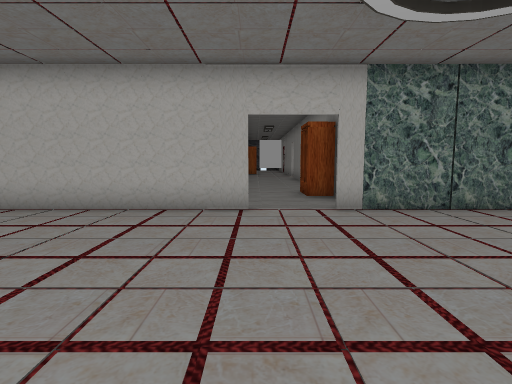
View 1 (above)

15 first-person views from a walk through a 3-D level made in the Unity game engine. The camera is 1.3 m above the floor, tilts 6° down and sees 80° across. The floor is counted in squares, 1.22 m on a side. Each view is taken from the middle of a square. On the plan, view 1 faces up. The plan holds only what a view shows up to about 12 squares ahead; the rest is blank. The place goes on beyond the plan. The player character is not drawn. Some animated figures are not drawn. Door leaves are left out, so doorways stand open. Some surface patterns are stand-ins.

View 2
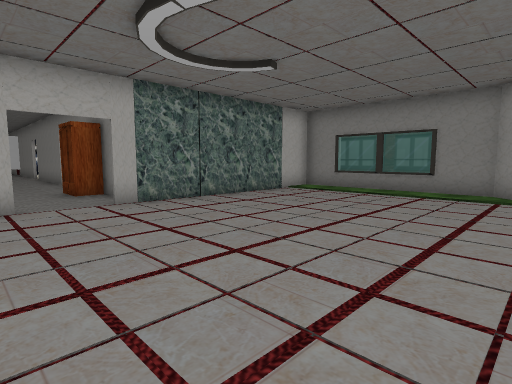

View 3
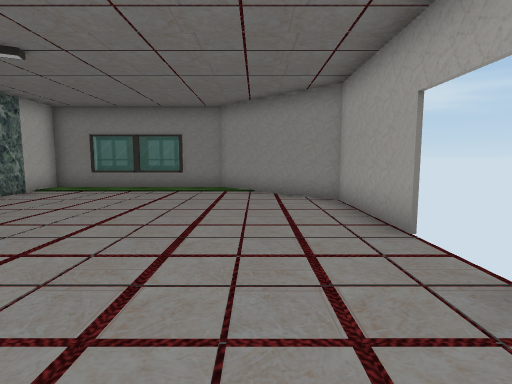

View 4
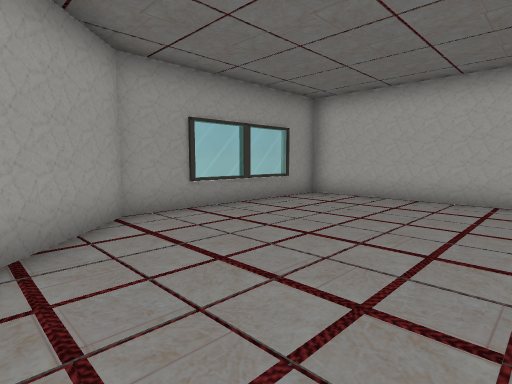

View 5
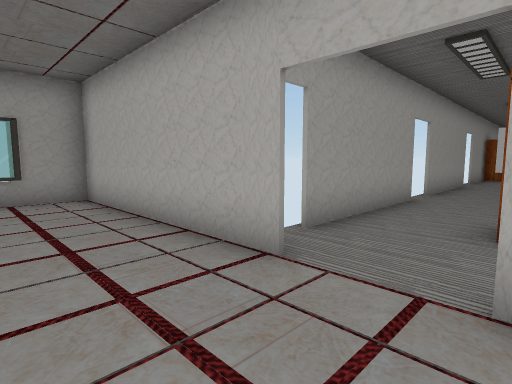

View 6
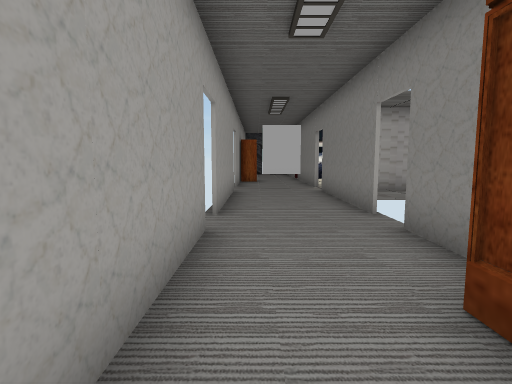

View 7
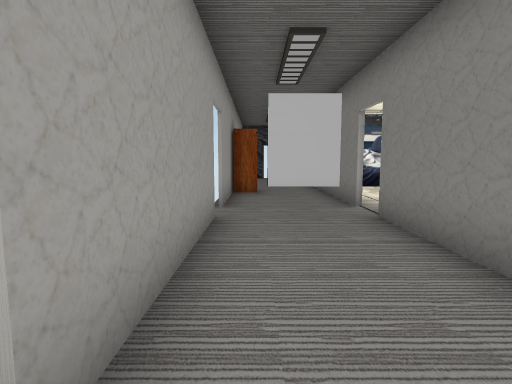

View 8
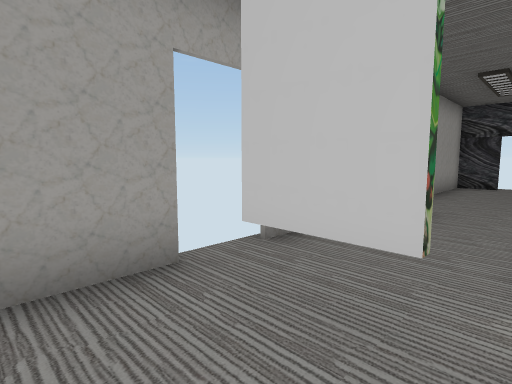

View 9
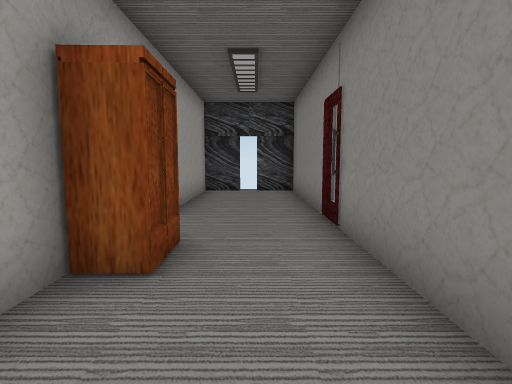

View 10
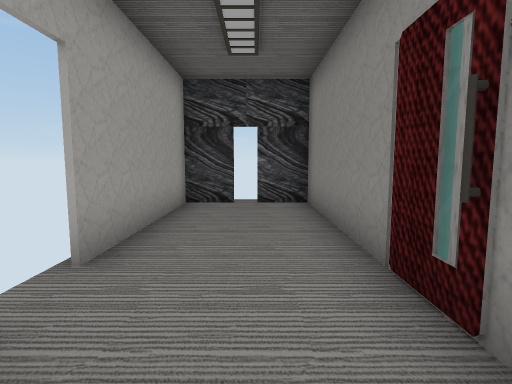

View 11
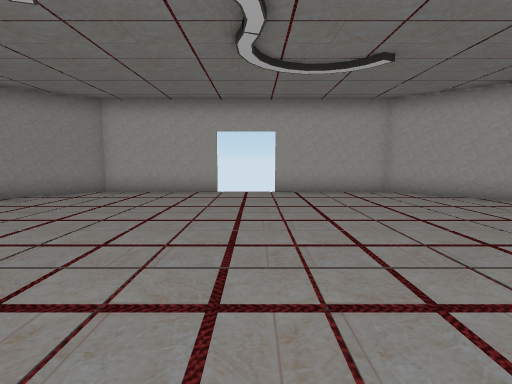

View 12
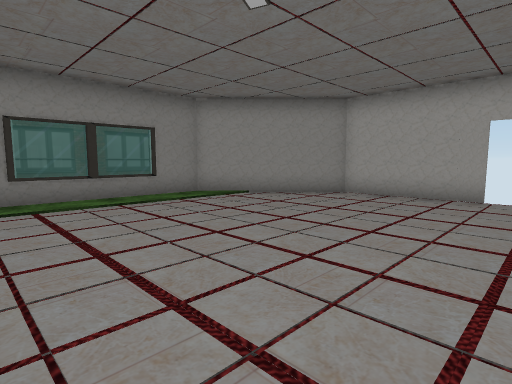

View 13
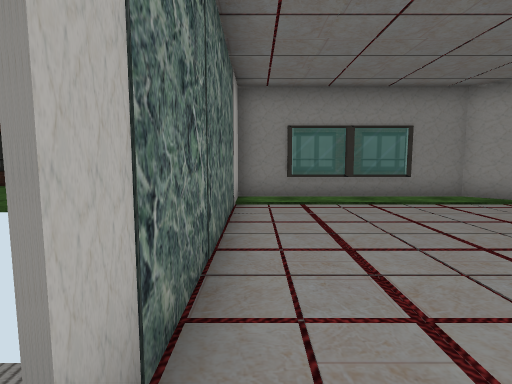

View 14
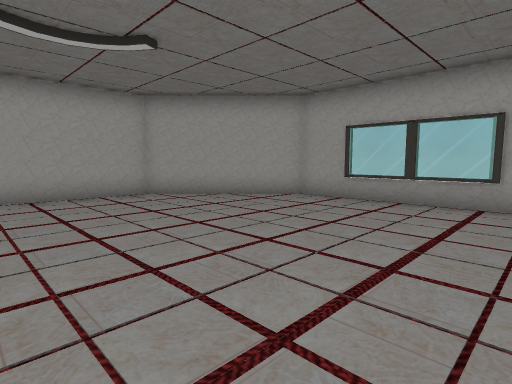

View 15
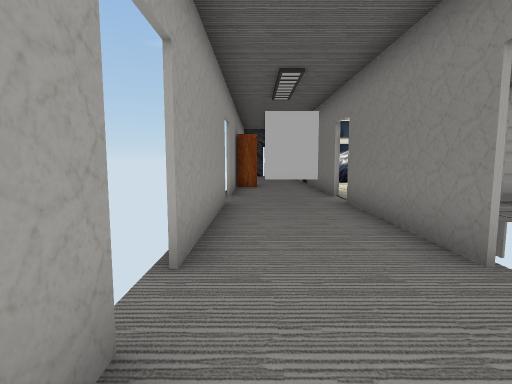

### Floor plan
Points are (right, up) in squares from view 1. A wall is a line through its corners. A room is listed if a view was taken in it or the views show most of it. See-through windows are left out.
Room 1 (views 1, 2, 3, 4, 5, 6, 7, 8, 9, 10, 11, 12, 13, 14, 15)
walls: (-0.1, 6.5) (-6.8, 6.5) (-6.8, 0.2) (-3.4, -3.2) (0.4, -3.2); (2.3, 11.1) (2.3, 12.8); (-0.8, 12.6) (-0.8, 7.8); (2.3, 13.9) (2.3, 18.8); (2.2, -3.2) (6.1, -3.2) (9.5, 0.3) (9.5, 6.5) (1.6, 6.5); (-0.8, 18.8) (-0.8, 13.9); (2.3, 19.9) (2.3, 30.6) (1, 30.6); (-0.8, 23.5) (-0.8, 19.9); (0.5, 30.6) (-0.8, 30.6) (-0.8, 25.9)
ways out: open door at (-1, 13.5); open door at (-1, 19.5); open door at (-1, 25.5); open door at (0.7, 30.7); open door at (1.5, -3); open door at (2, 7); open door at (2, 13.5); open door at (2.3, 19.3); gap at (-1, 7.5)
objects: cabinet (0, 23) to (0, 24); other object (1, 19); cabinet (2, 9) to (2, 10)

Positions as (right, up) in squares from view 1, and headings:
1: (0, 0), facing up
2: (-1, -1), facing up-right
3: (-2, -1), facing right
4: (-1, -2), facing up-left
5: (2, 4), facing up-left
6: (0, 8), facing up
7: (0, 13), facing up
8: (2, 17), facing up-left
9: (1, 20), facing up
10: (1, 23), facing up
11: (1, 7), facing down
12: (1, 6), facing down-right
13: (1, 6), facing right
14: (1, 6), facing down-left
15: (0, 11), facing up
